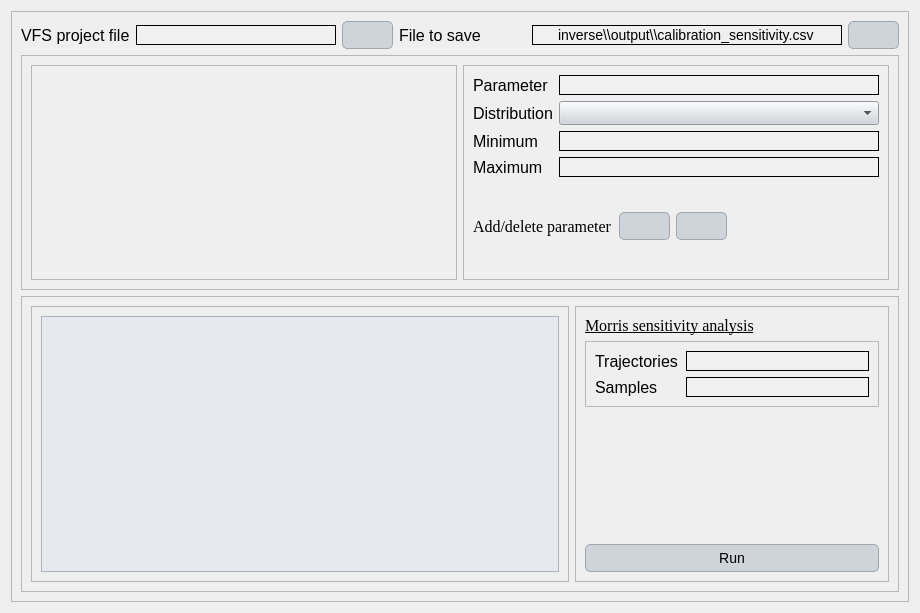
<?xml version="1.0" encoding="UTF-8"?>
<ui version="4.0">
 <class>Dialog</class>
 <widget class="QDialog" name="Dialog">
  <property name="geometry">
   <rect>
    <x>0</x>
    <y>0</y>
    <width>917</width>
    <height>613</height>
   </rect>
  </property>
  <property name="windowTitle">
   <string>Dialog</string>
  </property>
  <property name="styleSheet">
   <string notr="true">QLabel {
    font-family: 'Georgia'; /* Cambiar la fuente a Georgia */
    font-size: 16px; /* Cambiar el tamaño de la fuente */
    color: #000000; /* Color del texto (blanco) */
}

QLineEdit {
    font-family: 'Georgia'; /* Cambiar la fuente a Georgia */
    font-size: 14px; /* Cambiar el tamaño de la fuente */
    color: #000000; /* Color del texto (blanco) */
    background-color: #f0f0f0; /* Color de fondo del QLineEdit */
    border: 1px solid #000000; /* Borde blanco */
}

QComboBox {
    font-family: 'Georgia'; /* Cambiar la fuente a Georgia */
    font-size: 14px; /* Cambiar el tamaño de la fuente */
    color: #000000; /* Color del texto (blanco) */
    background-color: #cfd4da; /* Fondo oscuro del ComboBox */
}

QRadioButton {
    font-family: 'Georgia'; /* Cambiar la fuente a Georgia */
    font-size: 14px; /* Cambiar el tamaño de la fuente */
    color: #000000; /* Color del texto (blanco) */
}

QCheckBox {
    font-family: 'Georgia'; /* Cambiar la fuente a Georgia */
    font-size: 14px; /* Cambiar el tamaño de la fuente */
    color: #000000; /* Color del texto (blanco) */
}

/* Cambiar la fuente y estilo de los QPushButton */
QPushButton {
    font-family: 'Georgia'; /* Cambiar la fuente */
    font-size: 14px; /* Cambiar el tamaño de la fuente */
    color: #000000; /* Color del texto negro */
    background-color: #cfd4da; /* Fondo gris claro */
    border: 1px solid #a1a6ad; /* Borde gris medio */
    border-radius: 5px; /* Bordes redondeados */
    padding: 5px; /* Espaciado interno */
}

/* Estilo cuando el ratón pasa sobre el botón */
QPushButton:hover {
    color: #000000; /* Mantener el texto negro */
    background-color: #b7bcc3; /* Fondo gris un poco más oscuro al pasar el mouse */
}

/* Estilo cuando el botón está presionado */
QPushButton:pressed {
    background-color: #a6acb3; /* Fondo ligeramente más oscuro al presionar */
    color: #000000; /* Mantener el texto negro cuando se presiona */
}



/* Estilo general para QTableWidget y QTableView */
QTableWidget, QTableView {
    font-family: 'Georgia'; /* Cambiar la fuente a Georgia */
    font-size: 14px; /* Tamaño de la fuente */
    color: #000000; /* Color del texto negro */
    background-color: #e6e9ed; /* Fondo gris claro para la tabla */
    gridline-color: #a1a6ad; /* Color de las líneas de la tabla (gris medio) */
    selection-background-color: #b7bcc3; /* Color de fondo cuando se selecciona una celda (gris suave) */
    selection-color: #000000; /* Color del texto cuando la celda está seleccionada (negro) */
}

/* Estilo para el encabezado horizontal de la tabla */
QHeaderView::section {
    font-family: 'Georgia'; /* Cambiar la fuente a Georgia */
    font-size: 14px; /* Tamaño de la fuente */
    color: #000000; /* Color del texto negro */
    background-color: #cfd4da; /* Fondo gris claro del encabezado */
    border: 1px solid #a1a6ad; /* Borde gris medio entre las secciones */
    padding: 4px; /* Espaciado interno en el encabezado */
}

/* Estilo para las celdas de la tabla al pasar el mouse */
QTableWidget::item:hover, QTableView::item:hover {
    background-color: #b7bcc3; /* Fondo gris suave al pasar el mouse */
    color: #000000; /* Mantener el texto negro */
}

/* Estilo para las celdas cuando están seleccionadas */
QTableWidget::item:selected, QTableView::item:selected {
    background-color: #a6acb3; /* Fondo gris intermedio cuando está seleccionado */
    color: #000000; /* Texto negro cuando está seleccionado */
}

/* Ajustar el tamaño de las celdas */
QTableWidget::item, QTableView::item {
    padding: 4px; /* Espaciado interno de las celdas */
}

/* Estilo para el borde inferior de la tabla */
QTableCornerButton::section {
    background-color: #cfd4da; /* Fondo del botón de esquina */
    border: 1px solid #a1a6ad; /* Borde gris medio del botón de esquina */
}</string>
  </property>
  <layout class="QGridLayout" name="gridLayout">
   <item row="0" column="0">
    <widget class="QFrame" name="frame_16">
     <property name="maximumSize">
      <size>
       <width>899</width>
       <height>610</height>
      </size>
     </property>
     <property name="frameShape">
      <enum>QFrame::StyledPanel</enum>
     </property>
     <property name="frameShadow">
      <enum>QFrame::Raised</enum>
     </property>
     <layout class="QGridLayout" name="gridLayout_14">
      <item row="0" column="0">
       <layout class="QHBoxLayout" name="horizontalLayout_118">
        <item>
         <layout class="QHBoxLayout" name="horizontalLayout_119">
          <item>
           <widget class="QLabel" name="label_119">
            <property name="text">
             <string>VFS project file</string>
            </property>
           </widget>
          </item>
          <item>
           <widget class="QLineEdit" name="vfs_file_sensitivity">
            <property name="minimumSize">
             <size>
              <width>200</width>
              <height>0</height>
             </size>
            </property>
            <property name="maximumSize">
             <size>
              <width>248</width>
              <height>16777215</height>
             </size>
            </property>
            <property name="alignment">
             <set>Qt::AlignCenter</set>
            </property>
           </widget>
          </item>
          <item>
           <widget class="QPushButton" name="browse_vfs">
            <property name="text">
             <string/>
            </property>
           </widget>
          </item>
         </layout>
        </item>
        <item>
         <widget class="QLabel" name="label_118">
          <property name="minimumSize">
           <size>
            <width>127</width>
            <height>0</height>
           </size>
          </property>
          <property name="text">
           <string>File to save</string>
          </property>
         </widget>
        </item>
        <item>
         <widget class="QLineEdit" name="file_save">
          <property name="minimumSize">
           <size>
            <width>310</width>
            <height>0</height>
           </size>
          </property>
          <property name="text">
           <string>inverse\\output\\calibration_sensitivity.csv</string>
          </property>
          <property name="alignment">
           <set>Qt::AlignCenter</set>
          </property>
         </widget>
        </item>
        <item>
         <widget class="QPushButton" name="browse_file">
          <property name="text">
           <string/>
          </property>
         </widget>
        </item>
       </layout>
      </item>
      <item row="2" column="0">
       <widget class="QFrame" name="frame_58">
        <property name="frameShape">
         <enum>QFrame::StyledPanel</enum>
        </property>
        <property name="frameShadow">
         <enum>QFrame::Raised</enum>
        </property>
        <layout class="QGridLayout" name="gridLayout_37">
         <item row="0" column="0">
          <widget class="QFrame" name="frame_21">
           <property name="minimumSize">
            <size>
             <width>538</width>
             <height>0</height>
            </size>
           </property>
           <property name="frameShape">
            <enum>QFrame::StyledPanel</enum>
           </property>
           <property name="frameShadow">
            <enum>QFrame::Raised</enum>
           </property>
           <layout class="QGridLayout" name="gridLayout_21">
            <item row="0" column="0">
             <widget class="QTableWidget" name="table">
              <property name="minimumSize">
               <size>
                <width>0</width>
                <height>0</height>
               </size>
              </property>
             </widget>
            </item>
           </layout>
          </widget>
         </item>
         <item row="0" column="1">
          <widget class="QFrame" name="frame_59">
           <property name="minimumSize">
            <size>
             <width>310</width>
             <height>276</height>
            </size>
           </property>
           <property name="maximumSize">
            <size>
             <width>317</width>
             <height>16777215</height>
            </size>
           </property>
           <property name="frameShape">
            <enum>QFrame::StyledPanel</enum>
           </property>
           <property name="frameShadow">
            <enum>QFrame::Raised</enum>
           </property>
           <layout class="QGridLayout" name="gridLayout_36">
            <item row="0" column="0">
             <widget class="QLabel" name="label_126">
              <property name="font">
               <font>
                <family>Georgia</family>
                <pointsize>-1</pointsize>
                <underline>true</underline>
               </font>
              </property>
              <property name="text">
               <string>Morris sensitivity analysis</string>
              </property>
             </widget>
            </item>
            <item row="4" column="0">
             <widget class="QPushButton" name="accept">
              <property name="text">
               <string>Run</string>
              </property>
             </widget>
            </item>
            <item row="2" column="0">
             <widget class="QFrame" name="frame_12">
              <property name="frameShape">
               <enum>QFrame::StyledPanel</enum>
              </property>
              <property name="frameShadow">
               <enum>QFrame::Raised</enum>
              </property>
              <layout class="QGridLayout" name="gridLayout_35">
               <item row="0" column="0">
                <layout class="QHBoxLayout" name="horizontalLayout_122">
                 <item>
                  <widget class="QLabel" name="label_125">
                   <property name="minimumSize">
                    <size>
                     <width>85</width>
                     <height>0</height>
                    </size>
                   </property>
                   <property name="text">
                    <string>Trajectories</string>
                   </property>
                  </widget>
                 </item>
                 <item>
                  <widget class="QLineEdit" name="trajectories">
                   <property name="alignment">
                    <set>Qt::AlignCenter</set>
                   </property>
                  </widget>
                 </item>
                </layout>
               </item>
               <item row="1" column="0">
                <layout class="QHBoxLayout" name="horizontalLayout_123">
                 <item>
                  <widget class="QLabel" name="label_127">
                   <property name="minimumSize">
                    <size>
                     <width>85</width>
                     <height>0</height>
                    </size>
                   </property>
                   <property name="text">
                    <string>Samples</string>
                   </property>
                  </widget>
                 </item>
                 <item>
                  <widget class="QLineEdit" name="samples">
                   <property name="alignment">
                    <set>Qt::AlignCenter</set>
                   </property>
                  </widget>
                 </item>
                </layout>
               </item>
              </layout>
             </widget>
            </item>
            <item row="3" column="0">
             <spacer name="verticalSpacer_11">
              <property name="orientation">
               <enum>Qt::Vertical</enum>
              </property>
              <property name="sizeHint" stdset="0">
               <size>
                <width>20</width>
                <height>40</height>
               </size>
              </property>
             </spacer>
            </item>
           </layout>
          </widget>
         </item>
        </layout>
       </widget>
      </item>
      <item row="1" column="0">
       <widget class="QFrame" name="frame_56">
        <property name="frameShape">
         <enum>QFrame::StyledPanel</enum>
        </property>
        <property name="frameShadow">
         <enum>QFrame::Raised</enum>
        </property>
        <layout class="QGridLayout" name="gridLayout_75">
         <item row="3" column="1">
          <widget class="QFrame" name="frame_57">
           <property name="frameShape">
            <enum>QFrame::StyledPanel</enum>
           </property>
           <property name="frameShadow">
            <enum>QFrame::Raised</enum>
           </property>
           <layout class="QGridLayout" name="gridLayout_80">
            <item row="1" column="0">
             <layout class="QHBoxLayout" name="horizontalLayout_120">
              <item>
               <layout class="QHBoxLayout" name="horizontalLayout_121">
                <item>
                 <widget class="QLabel" name="label_120">
                  <property name="font">
                   <font>
                    <family>Georgia</family>
                    <pointsize>-1</pointsize>
                   </font>
                  </property>
                  <property name="text">
                   <string>Add/delete parameter</string>
                  </property>
                 </widget>
                </item>
                <item>
                 <widget class="QPushButton" name="add">
                  <property name="text">
                   <string/>
                  </property>
                 </widget>
                </item>
                <item>
                 <widget class="QPushButton" name="remove">
                  <property name="text">
                   <string/>
                  </property>
                 </widget>
                </item>
                <item>
                 <spacer name="horizontalSpacer_6">
                  <property name="orientation">
                   <enum>Qt::Horizontal</enum>
                  </property>
                  <property name="sizeHint" stdset="0">
                   <size>
                    <width>40</width>
                    <height>20</height>
                   </size>
                  </property>
                 </spacer>
                </item>
               </layout>
              </item>
             </layout>
            </item>
            <item row="0" column="0">
             <layout class="QGridLayout" name="gridLayout_81">
              <item row="3" column="0">
               <widget class="QLabel" name="label_121">
                <property name="text">
                 <string>Maximum</string>
                </property>
               </widget>
              </item>
              <item row="1" column="1">
               <widget class="QComboBox" name="distributions"/>
              </item>
              <item row="3" column="1">
               <widget class="QLineEdit" name="second">
                <property name="alignment">
                 <set>Qt::AlignCenter</set>
                </property>
               </widget>
              </item>
              <item row="0" column="0">
               <widget class="QLabel" name="label_122">
                <property name="text">
                 <string>Parameter</string>
                </property>
               </widget>
              </item>
              <item row="5" column="0">
               <spacer name="verticalSpacer_5">
                <property name="orientation">
                 <enum>Qt::Vertical</enum>
                </property>
                <property name="sizeHint" stdset="0">
                 <size>
                  <width>20</width>
                  <height>40</height>
                 </size>
                </property>
               </spacer>
              </item>
              <item row="2" column="0">
               <widget class="QLabel" name="label_123">
                <property name="text">
                 <string>Minimum</string>
                </property>
               </widget>
              </item>
              <item row="1" column="0">
               <widget class="QLabel" name="label_124">
                <property name="text">
                 <string>Distribution</string>
                </property>
               </widget>
              </item>
              <item row="0" column="1">
               <widget class="QLineEdit" name="parameter_name">
                <property name="alignment">
                 <set>Qt::AlignCenter</set>
                </property>
               </widget>
              </item>
              <item row="2" column="1">
               <widget class="QLineEdit" name="first">
                <property name="alignment">
                 <set>Qt::AlignCenter</set>
                </property>
               </widget>
              </item>
             </layout>
            </item>
            <item row="2" column="0">
             <spacer name="verticalSpacer_6">
              <property name="orientation">
               <enum>Qt::Vertical</enum>
              </property>
              <property name="sizeHint" stdset="0">
               <size>
                <width>20</width>
                <height>40</height>
               </size>
              </property>
             </spacer>
            </item>
           </layout>
          </widget>
         </item>
         <item row="3" column="0">
          <widget class="QScrollArea" name="scrollArea_12">
           <property name="minimumSize">
            <size>
             <width>292</width>
             <height>0</height>
            </size>
           </property>
           <property name="widgetResizable">
            <bool>true</bool>
           </property>
           <widget class="QWidget" name="scrollAreaWidgetContents_12">
            <property name="geometry">
             <rect>
              <x>0</x>
              <y>0</y>
              <width>425</width>
              <height>212</height>
             </rect>
            </property>
            <layout class="QGridLayout" name="gridLayout_79">
             <item row="0" column="0">
              <layout class="QVBoxLayout" name="verticalLayout_19"/>
             </item>
            </layout>
           </widget>
          </widget>
         </item>
        </layout>
       </widget>
      </item>
     </layout>
    </widget>
   </item>
  </layout>
 </widget>
 <resources/>
 <connections/>
</ui>
